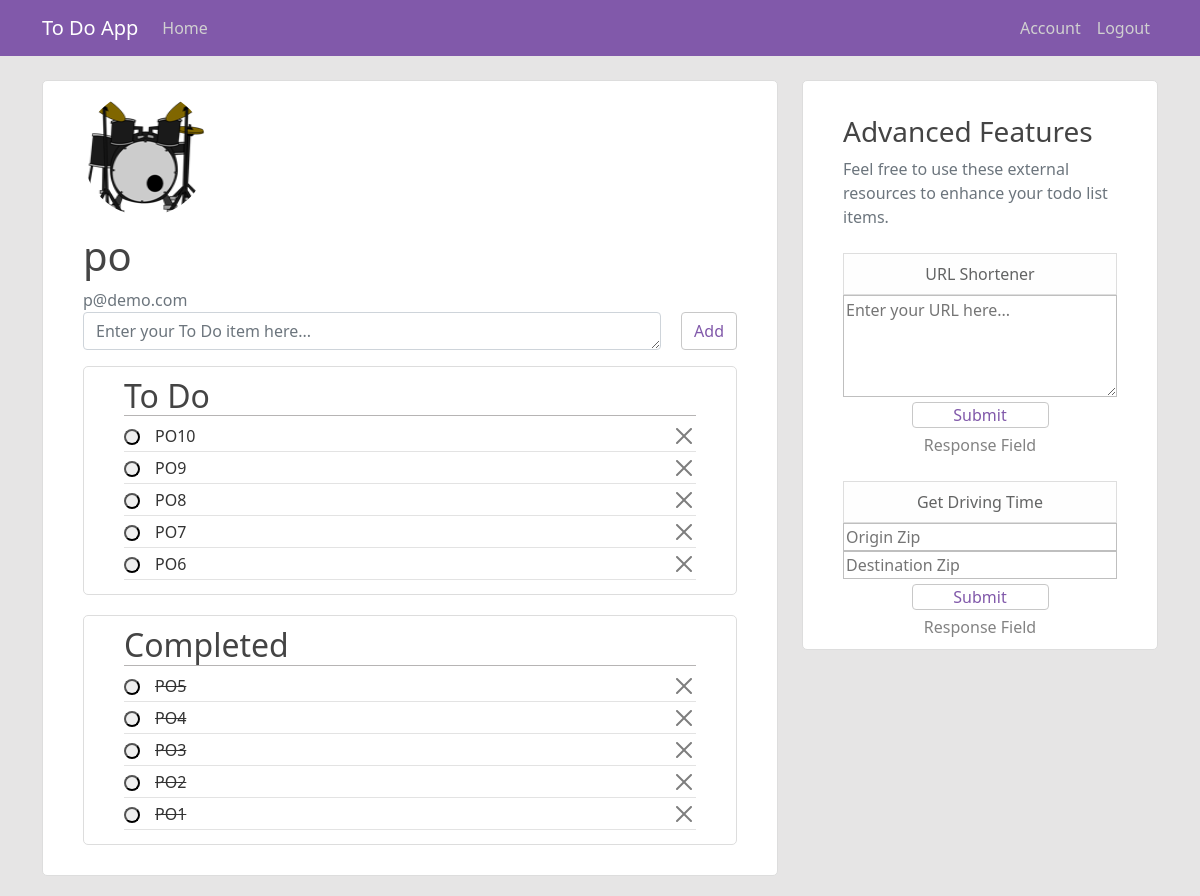
The page /home (signed in) on the database as committed earlier.
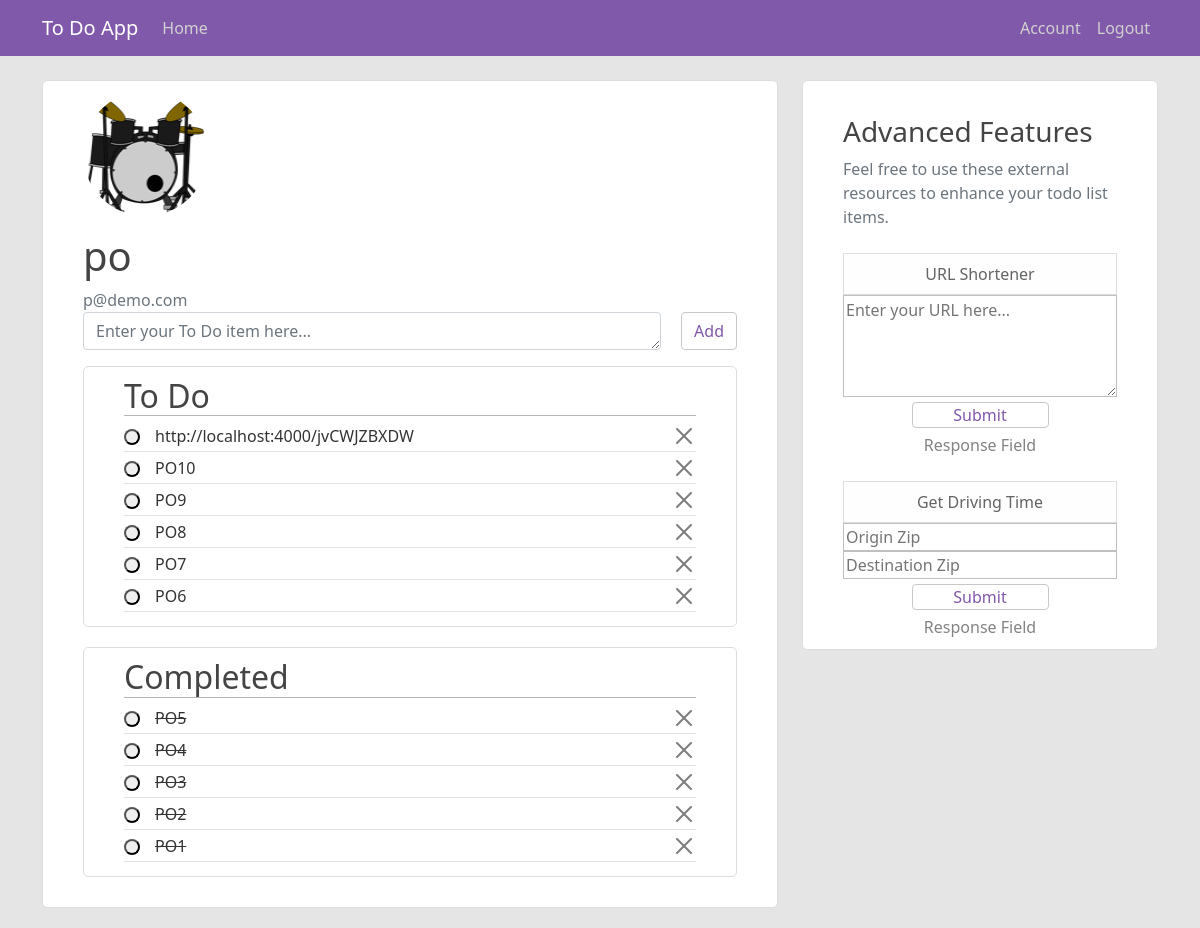
The same page on the database as committed later.
### todo_app/models.py (models this page shows, shortened)
class User(db.Model, UserMixin):
    id = db.Column(db.Integer, primary_key=True)
    username = db.Column(db.String(20), unique=True, nullable=False)
    email = db.Column(db.String(120), unique=True, nullable=False)
    image_file = db.Column(db.String(20), nullable=False, default='default.jpg')
    password = db.Column(db.String(60), nullable=False)
    posts = db.relationship('Post', backref='author', lazy=True)

class Post(db.Model):
    id = db.Column(db.Integer, primary_key=True)
    title = db.Column(db.String, nullable=False)
    complete = db.Column(db.Boolean)
    date_posted = db.Column(db.DateTime, nullable=False, default=datetime.utcnow)
    user_id = db.Column(db.Integer, db.ForeignKey('user.id'), nullable=False)

### todo_app/routes.py (the view)
@app.route("/")
@app.route("/home", methods=['GET', 'POST'])
def home():
    if current_user.is_authenticated:
        user_id = current_user.id
        user_data = query_db_for_user_data(user_id)
        if request.form.get('origin') and request.form.get('destination'):
            origin = request.form.get('origin')
            destination = request.form.get('destination')
            return render_map_service(origin, destination, user_data)
        if request.form.get('long-url'):
            url = request.form.get('long-url')
            return render_url_service(url, user_data)
        todos, completed, image_file = user_data
        return render_template('home.html', todos=todos, completed=completed, image_file=image_file)
    return render_template('home.html')

### todo_app/models.py (called while the page is built)
@login_manager.user_loader
def load_user(user_id):
    return User.query.get(int(user_id))

### todo_app/routes.py (called while the page is built)
def query_db_for_user_data(user_id):
    todos = Post.query.filter_by(user_id=user_id).filter_by(complete=False).order_by(Post.date_posted.desc()).all()
    completed = Post.query.filter_by(user_id=user_id).filter_by(complete=True).order_by(Post.date_posted.desc()).all()
    image_file = url_for('static', filename='profile_pics/' + current_user.image_file)
    user_data = (todos, completed, image_file)
    return user_data

### todo_app/templates/home.html (shortened to what this page needs)
{% extends 'index.html' %}
{% block content %}
<div class="col-md-8">
    <div class="content-section">
        {% if current_user.is_authenticated %}
            <div class="media">
                <img class="rounded-circle account-img" src="{{ image_file }}">
                <div class="media-body">
                    <h2 class="account-heading">{{ current_user.username  }}</h2>
                    <p class="text-secondary">{{ current_user.email }}</p>
                </div>
            </div>
            <form action="/post" method="post">
                <div class="todo-text-and-btn">
                    <div class="add-todo-text-field">
                        <textarea type="text" rows="1" cols="10" class="form-control" id="title" name="title" placeholder="Enter your To Do item here..."></textarea>
                    </div>
                    <div>
                        <button type="submit" class="btn btn-outline-info add-btn">Add</button>
                    </div>
                    <br>
                </div>
            </form>
            <article class="media content-section">
                <div class="media-body">
                    <h2 class="article-title todo-completed-title">To Do</h2>
                    {% if todos == [] %}
                        <p>You currently have no To Do items.</p>
                    {% else %}
                        {% for todo in todos %}
                            <div class="article-metadata d-flex" id="todo-container">
                                <a href="/complete/{{ todo.id }}">
                                    <button class="complete-btn"></button>
                                </a>
                                <div class="post-text-del-container">
                                    <div class="post-text-container">
                                        <span class="mr-2 article-content">{{ todo.title }}</span>
                                    </div>
                                    <div class="input-group delete-btn-container">
                                        <a href="/delete/{{ todo.id }}" class="btn-close"></a>
                                    </div>
                                </div>
                            </div>
                        {% endfor %}
                    {% endif %}
                </div>
            </article>
            <article class="media content-section">
                <div class="media-body">
                    <h2 class="article-title todo-completed-title">Completed</h2>
                    {% if completed == [] %}
                        <p>You currently have no completed To Do items.</p>
                    {% else %}
                        {% for todo in completed %}
                            <div class="article-metadata d-flex" id="todo-container">
                                <a href="/complete/{{ todo.id }}">
                                    <button class="complete-btn"></button>
                                </a>
                                <div class="post-text-del-container">
                                    <div class="post-text-container">
                                        <span class="mr-2 article-content line">{{ todo.title }}</span>
                                    </div>
                                    <div class="input-group delete-btn-container">
                                        <a href="/delete/{{ todo.id }}" class="btn-close"></a>
                                    </div>
                                </div>
                            </div>
                        {% endfor %}
                    {% endif %}
                </div>
            </article>
        {% else %}
            <div>
                <h2 class="welcome-text">Welcome to To Do App</h2>
                <br>
                <p class="welcome-text">Please Login/Register to access your very own To Do list!</p>
            </div>
        {% endif %}
    </div>
</div>
{% include 'adv_features.html' %}
{% endblock content %}

### todo_app/templates/index.html (shortened to what this page needs)
<!DOCTYPE html>
<html lang="en">
<head>
    <link href="https://cdn.jsdelivr.net/npm/bootstrap@5.0.2/dist/css/bootstrap.min.css" rel="stylesheet">
    <link rel="stylesheet" type="text/css" href="{{ url_for('static', filename='main.css') }}">
</head>
<body>
    <header class="site-header">
        <nav class="navbar navbar-expand-md navbar-dark bg-purp fixed-top">
        <div class="container">
            <a class="navbar-brand mr-4" href="/">To Do App</a>
            <div class="collapse navbar-collapse justify-content-between" id="navbarToggle">
                <div class="navbar-nav mr-auto">
                    <a class="nav-item nav-link" href="{{ url_for('home') }}">Home</a>
                </div>
                <div class="navbar-nav">
                    {% if current_user.is_authenticated %}
                        <a class="nav-item nav-link" href="{{ url_for('account') }}">Account</a>
                        <a class="nav-item nav-link" href="{{ url_for('logout') }}">Logout</a>
                    {% else %}
                        <a class="nav-item nav-link" href="{{ url_for('login') }}">Login</a>
                        <a class="nav-item nav-link" href="{{ url_for('register') }}">Register</a>
                    {% endif %}
                </div>
            </div>
        </div>
        </nav>
    </header>
    <main role="main" class="container">
        <div class="row">
            {% block content %}{% endblock content %}
        </div>
    </main>
</body>
</html

### todo_app/templates/adv_features.html
{% block adv_features %}
<div class="col-md-4">
    <div class="content-section">
        <br>
        <h3>Advanced Features</h3>
        <p class='text-muted'>Feel free to use these external resources to enhance your todo list items.</p>
        <br>
        <ul class="list-group">
            <div>
                <li class="list-group-item list-group-item-light">URL Shortener</li>
                <form action="/home" method="POST" class='adv-feat-form'>
                    <textarea name="long-url" id="long-url" cols=20" rows="4" class='adv-feat-text-area' placeholder="Enter your URL here..."></textarea>
                    <button type="submit" class='submit-btn btn btn-outline-info'>Submit</button>
                </form>
                <div class='adv-feat-return-field-return'>
                    {% if short_url %}
                        {% if short_url == 'not_valid' %}
                            <p style='color:red' class='adv-feat-response-text''>Please enter a valid URL.</p>
                        {% else %}
                            <form action="/copy_to_clipboard/{{ short_url }}" method="GET" class='copy-to-clipboard-form'>
                                <div class='return-container'>
                                    <a href="{{ short_url }}"><p>{{ short_url }}</p></a>
                                </div>
                                <button type="submit" class="btn btn-outline-info copy-to-clipboard-btn"><i class="fas fa-clipboard-list"></i></button>
                            </form>
                        {% endif %}
                    {% else %}
                        <p class='adv-feat-response-text'>Response Field</p>
                    {% endif %}
                </div>
            </div>
            <br>
            <div>
                <li class="list-group-item list-group-item-light">Get Driving Time</li>
                <form action="/home" method="POST" class='adv-feat-form'>
                    <input type="text" name="origin" class='adv-feat-text-area' id="origin" placeholder="Origin Zip">
                    <input type="text" name="destination" class='adv-feat-text-area' id="destination" placeholder="Destination Zip">
                    <button type="submit" class='submit-btn btn btn-outline-info'>Submit</button>
                </form>
                <div class='adv-feat-return-field-return'>
                    {% if map_info %}
                        {% if map_info == 'not_valid' %}
                            <p style='color:red' class='adv-feat-response-text''>Please enter valid ZIP codes.</p>
                        {% else %}
                            <form action="/copy_to_clipboard/{{ map_info }}" method="GET" class='copy-to-clipboard-form'>
                                <div class='return-container'>
                                    <p>{{ map_info }}</p>
                                </div>
                                <button type="submit" class="btn btn-outline-info copy-to-clipboard-btn"><i class="fas fa-clipboard-list"></i></button>
                            </form>
                        {% endif %}
                    {% else %}
                        <p class='adv-feat-response-text'>Response Field</p>
                    {% endif %}
                </div>
            </div>
        </ul>
    </div>
</div>
{% endblock adv_features %}

### todo_app/static/main.css (style rules this page uses)
body { background: #e6e5e5; color: #333333; margin-top: 5rem; }
h1, h2, h3, h4, h5, h6 { color: #444444; }
.bg-purp { background-color: #8159aa; }
.site-header .navbar-nav .nav-link { color: #d0d0d0; }
.content-section { background: #ffffff; padding: 10px 40px; border: 1px solid #dddddd; border-radius: 5px; margin-bottom: 20px; }
.add-btn { margin-left: 20px; }
.add-todo-text-field { width: 100%; }
.article-title { color: #444444; }
.article-content { white-space: pre-line; }
.article-metadata { padding-bottom: 1px; margin-bottom: 4px; border-bottom: 1px solid #e3e3e3 }
.account-img { height: 125px; width: 125px; margin-right: 20px; margin-bottom: 16px; }
.account-heading { font-size: 2.5rem; }
.btn-outline-info { color: #8159aa; background-color: #fff; border-color: #c8c8c8; }
.complete-btn { margin: 0 15px 5px 0; height: 16px; border-radius: 30px; }
.post-text-container { flex-grow: 2; }
.post-text-del-container { display: flex; width: 100%; justify-content: flex-end; }
.input-group { justify-content: flex-end; }
.delete-btn-container { flex-shrink: 2; }
.line { text-decoration: line-through; }
.todo-text-and-btn { display: flex; justify-content: space-between; margin-bottom: 1rem; }
#title { width: 100%; }
.todo-completed-title { border-bottom: 1px solid #b6b4b4; }
.adv-feat-text-area { width: 100%; color: #636464; border: solid 1px rgba(0, 0, 0, .25); }
.list-group-item { text-align: center; }
.adv-feat-form { display: flex; flex-direction: column; align-items: center; }
.submit-btn { text-align: center; vertical-align: middle; width: 50%; padding: 0px; margin: 5px 0; }
.adv-feat-response-text { color: #838383; }
.adv-feat-return-field-return { border: none; text-align: center; }
.return-container, p { overflow-wrap: break-word; margin: 0; }

Rows that differ between the two databases and show on the page:
added Post: title "http://localhost:4000/jvCWJZBXDW", shown under "To Do"
